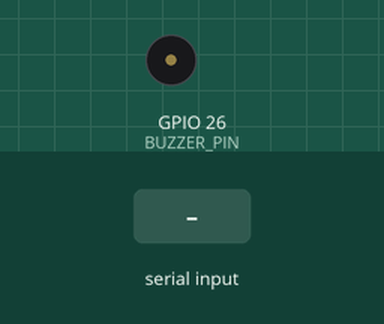
A program run on a simulated ESP32. Shown: buzzer (waves = sounding, pin HIGH). The test bench sets the inputs (shaded band). What the program prints to the serial monitor is not drawn.

Above: at 1.5 s.
1.6 s: "1" received over the second serial link
Timing chart, 0 to 4.6 s (numbered marks = the images above; inputs shaded):
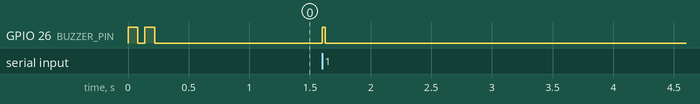

Measured:
- after the input at 1.6 s, GPIO 26 (BUZZER_PIN): LOW → HIGH at once, → LOW 0.03 s later

The program:

main.cpp
```cpp
#include <Arduino.h>

static const uint8_t BUZZER_PIN = 26;
static const uint32_t BUZZ_MS = 90;
static const uint32_t RX_PULSE_MS = 25;

static bool has_high_byte = false;
static uint8_t high_byte = 0;
static bool key0_prev = false;
static uint32_t buzzer_off_at = 0;
static uint32_t bytes_rx = 0;
static uint32_t packets_rx = 0;
static uint32_t key0_edges = 0;
static uint32_t last_stats_ms = 0;
static uint32_t last_rx_pulse_ms = 0;

void setup() {
    Serial.begin(115200);
    Serial2.begin(9600, SERIAL_8N1, 17, 16);

    pinMode(BUZZER_PIN, OUTPUT);
    digitalWrite(BUZZER_PIN, LOW);

    digitalWrite(BUZZER_PIN, HIGH);
    delay(80);
    digitalWrite(BUZZER_PIN, LOW);
    delay(60);
    digitalWrite(BUZZER_PIN, HIGH);
    delay(80);
    digitalWrite(BUZZER_PIN, LOW);

    delay(100);

    Serial.println("DBG: ESP bridge+buzzer debug start");
}

void loop() {
    while (Serial2.available()) {
        uint8_t byte = Serial2.read();
        Serial.write(byte);
        bytes_rx++;

        uint32_t now = millis();
        if (now - last_rx_pulse_ms >= 1000) {
            digitalWrite(BUZZER_PIN, HIGH);
            buzzer_off_at = now + RX_PULSE_MS;
            last_rx_pulse_ms = now;
        }

        if (!has_high_byte) {
            high_byte = byte;
            has_high_byte = true;
        } else {
            uint16_t payload = (static_cast<uint16_t>(high_byte) << 8) | byte;
            bool key0_now = (payload & 0x0001u) != 0;
            packets_rx++;

            if (key0_now && !key0_prev) {
                digitalWrite(BUZZER_PIN, HIGH);
                buzzer_off_at = millis() + BUZZ_MS;
                key0_edges++;
            }
            key0_prev = key0_now;
            has_high_byte = false;
        }
    }

    if (buzzer_off_at != 0 && static_cast<int32_t>(millis() - buzzer_off_at) >= 0) {
        digitalWrite(BUZZER_PIN, LOW);
        buzzer_off_at = 0;
    }

    uint32_t now = millis();
    if (now - last_stats_ms >= 1000) {
        last_stats_ms = now;
        Serial.print("DBG rx_bytes=");
        Serial.print(bytes_rx);
        Serial.print(" rx_packets=");
        Serial.print(packets_rx);
        Serial.print(" key0_edges=");
        Serial.println(key0_edges);
    }

    delay(1);
}
```
